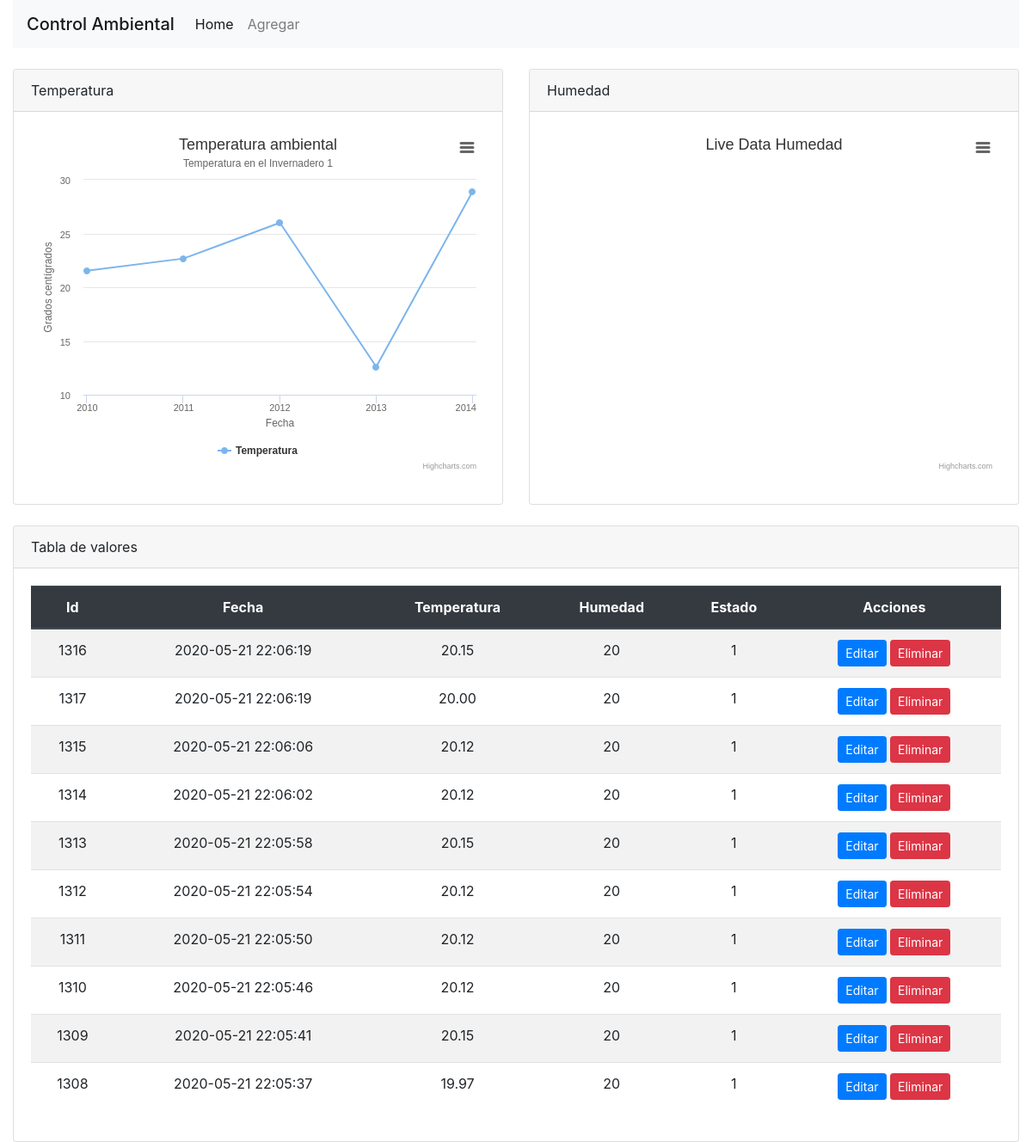
The page / on the database its author committed.
### tables this page shows
CREATE TABLE `variables` (
  `id` int(11) NOT NULL,
  `fecha` datetime NOT NULL,
  `temperatura` decimal(5,2) NOT NULL,
  `humedad` int(11) NOT NULL,
  `dht` decimal(9,4) NOT NULL,
  `estado` tinyint(1) NOT NULL
);

### index.php (the view, shortened to what this page needs)
<!DOCTYPE html>
<html>
<head>
    <link rel="stylesheet" href="css/bootstrap.min.css">
</head>
<body>
    <div class="container-fluid">
        <nav class="navbar navbar-expand-lg navbar-light bg-light">
            <span class="navbar-brand mb-0 h1">Control Ambiental</span>
            <div class="collapse navbar-collapse" id="navbarNav">
                <ul class="navbar-nav">
                    <li class="nav-item active">
                        <a class="nav-link" href="index.php">Home <span class="sr-only">(current)</span></a>
                    </li>
                    <li class="nav-item">
                        <a class="nav-link" href="agregar.html">Agregar</a>
                    </li>
                </ul>
            </div>
        </nav>
        <br>
        <div class="row">
            <div class="col-6">
                <div class="card">
                    <div class="card-header">
                        Temperatura
                    </div>
                    <div class="card-body">
                        <figure class="highcharts-figure">
                            <div id="grafica-temperatura">
                            </div>
                        </figure>
                    </div>
                </div>
            </div>
            <div class="col-6">
                <div class="card">
                    <div class="card-header">
                        Humedad
                    </div>
                    <div class="card-body">
                        <figure class="highcharts-figure">
                            <div id="grafica-humedad">
                            </div>
                        </figure>
                    </div>
                </div>
            </div>
        </div>
        <br>
        <div class="row">
            <div class="col">
                <div class="card">
                    <div class="card-header">
                        Tabla de valores
                    </div>
                    <div class="card-body">
                        <?php
                        include_once "conexion.php";
                        ?>
                        <table class="table table-striped" style="text-align: center;">
                            <thead class="thead-dark">
                                <tr>
                                    <th>Id</th>
                                    <th>Fecha</th>
                                    <th>Temperatura</th>
                                    <th>Humedad</th>
                                    <th>Estado</th>
                                    <th>Acciones</th>
                                </tr>
                            </thead>
                            <tbody>
                                <?php
                                $sentencia = "select * from variables order by fecha DESC limit 10";
                                $resultado = $conn->query($sentencia);
                                if ($resultado->num_rows > 0) {
                                    while ($registro = $resultado->fetch_assoc()) {
                                        if ($registro["temperatura"] < 10) {
                                            echo '<tr class="table-danger">';
                                        } else if ($registro["temperatura"] < 15) {
                                            echo '<tr class="table-warning">';
                                        } else {
                                            echo '<tr>';
                                        }
                                        echo "<td>" . $registro["id"] . "</td>";
                                        echo "<td>" . $registro["fecha"] . "</td>";
                                        echo "<td>" . $registro["temperatura"] . "</td>";
                                        echo "<td>" . $registro["humedad"] . "</td>";
                                        echo "<td>" . $registro["estado"] . "</td>";
                                        echo '<td>';
                                        echo '<a class="btn btn-primary btn-sm" href="editar.php?id=' . $registro["id"] . '">Editar</a> ';
                                        echo '<a class="btn btn-danger btn-sm" href="eliminar.php?id=' . $registro["id"] . '">Eliminar</a>';
                                        echo '</td>';
                                        echo "</tr>";
                                    }
                                } else {
                                    echo "0 resultados";
                                }
                                ?>
                            </tbody>
                        </table>
                    </div>
                </div>
            </div>
        </div>
    </div>
</body>
</html>

### rows shown on the page
variables: id "1316", fecha "2020-05-21 22:06:19", temperatura "20.15", humedad "20", estado "1"
variables: id "1317", fecha "2020-05-21 22:06:19", temperatura "20.00", humedad "20", estado "1"
variables: id "1315", fecha "2020-05-21 22:06:06", temperatura "20.12", humedad "20", estado "1"
variables: id "1314", fecha "2020-05-21 22:06:02", temperatura "20.12", humedad "20", estado "1"
variables: id "1313", fecha "2020-05-21 22:05:58", temperatura "20.15", humedad "20", estado "1"
variables: id "1312", fecha "2020-05-21 22:05:54", temperatura "20.12", humedad "20", estado "1"
variables: id "1311", fecha "2020-05-21 22:05:50", temperatura "20.12", humedad "20", estado "1"
variables: id "1310", fecha "2020-05-21 22:05:46", temperatura "20.12", humedad "20", estado "1"
variables: id "1309", fecha "2020-05-21 22:05:41", temperatura "20.15", humedad "20", estado "1"
variables: id "1308", fecha "2020-05-21 22:05:37", temperatura "19.97", humedad "20", estado "1"
